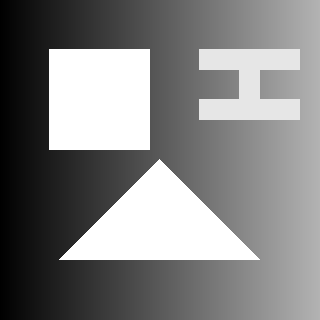
%> input picture Exercise4/images/figures1.png, 320 x 320 px
$ octave sh04ex02.m   (GNU Octave 9; MATLAB toolbox functions it lacks are replaced by stand-ins)
%> lines starting %> are read from the running program, lines starting %| are printed output that depends on the picture; in (x1, y1, x2, y2) boxes, pixels count from 0 and x2, y2 are one past the last pixel; in counts of white or black regions, pixels touching at a corner belong together; the program's own positions count from 1
%% Group 2: Dominik Authaler, Jonas Otto
close all;
clc;
clear;

%% Calculation
% Reading the image in
img = im2double(imread('../images/figures1.png'));
%> img: size 320x320 double; min 0, max 1, mean 0.51
%img = im2double(imread('../images/figures1_noisy.png'));

[height, width] = size(img);
%> height = 320; width = 320

%Sobel operators
sobelX = [1, 0, -1; 2, 0, -2; 1, 0, -1];
sobelY = [1, 2, 1; 0, 0, 0; -1, -2, -1];

I_x = imfilter(img, sobelX, 'replicate', 'conv');
I_y = imfilter(img, sobelY, 'replicate', 'conv');
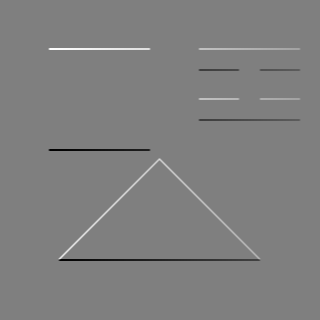
%> I_y: size 320x320 double; min -3.56, max 3.56, mean -2.22e-18; drawn with min black and max white

magnitude = sqrt(I_x .^2 + I_y .^2);

%Gaussian filter
sigma = 3;
h = 2 * ceil(2*sigma) + 1;

G = fspecial('gaussian', h, sigma);
S11 = imfilter(I_x .* I_x, G, 'replicate', 'conv');
S12 = imfilter(I_x .* I_y, G, 'replicate', 'conv');
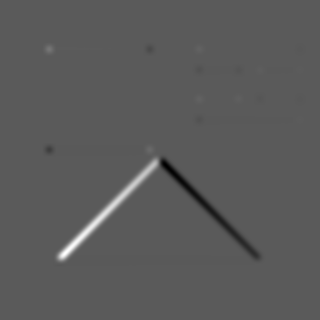
%> S12: size 320x320 double; min -0.788, max 1.44, mean 0.00553; drawn with min black and max white
S22 = imfilter(I_y .* I_y, G, 'replicate', 'conv');

% images used to present the results
binHom = zeros(height, width, 1);
binEdge = zeros(height, width, 1);
binCorner = zeros(height, width, 1);
output = zeros(height, width, 3);
colorHom = double([135, 206, 235])./255;
colorEdge = double([0, 255, 0])./255;
colorCorner = double([255, 0, 0])./255;

eigThreshold = 0.1;

sEigenValues = zeros(height, width, 2); % 2 eigenvalues at every location
sFirstEigenVectors = zeros(height, width, 2); % one eigenvector with 2 components at every location

%TODO find a solution without these for-loops
for y = 1:height
    for x = 1:width
        S = [S11(y, x), S12(y, x); S12(y, x), S22(y, x)];
        [V, D] = eig(S);

        [eig_values, perm] = sort(diag(D), 'descend'); % Sorted eigenvalues, permutation vector of indices
        eig_vectors = V(:, perm);                      % Sorted eigenvectors

        sEigenValues(y, x, :) = eig_values;
        %Classify pixel
        if eig_values(1) < eigThreshold && eig_values(2) < eigThreshold
            binHom(y, x) = 1;
            output(y, x,:) = colorHom;
        else
            sFirstEigenVectors(y, x, :) = eig_vectors(:, 1);

            if eig_values(2) > eigThreshold
                binCorner(y, x) = 1;
                output(y, x,:) = colorCorner;
            else
                binEdge(y, x) = 1;
                output(y,x,:) = colorEdge;
            end
        end
    end
end
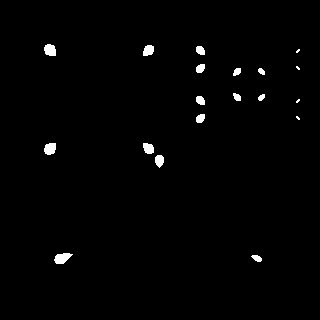
%> binCorner: size 320x320 double; values 0 (black) and 1 (white), 1.2% white; 19 white regions (4 under 20 px), largest, box (x1, y1, x2, y2) and area: (54, 253, 73, 264) 140, (44, 44, 56, 56) 119, (44, 143, 56, 155) 119
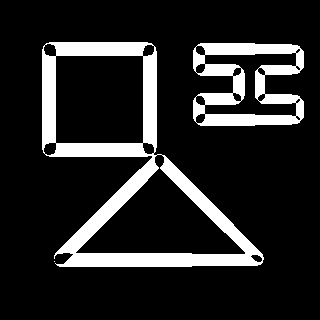
%> binEdge: size 320x320 double; values 0 (black) and 1 (white), 15.4% white; 3 white regions (1 under 20 px), largest, box (x1, y1, x2, y2) and area: (42, 42, 264, 267) 11107, (193, 43, 304, 126) 4670
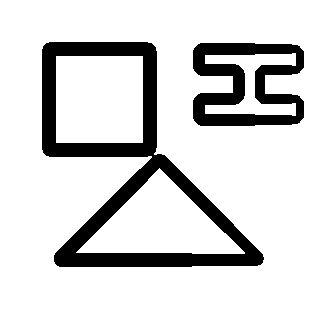
%> binHom: size 320x320 double; values 0 (black) and 1 (white), 83.4% white; 2 black regions, box (x1, y1, x2, y2) and area: (42, 42, 264, 267) 11823, (193, 43, 304, 126) 5140
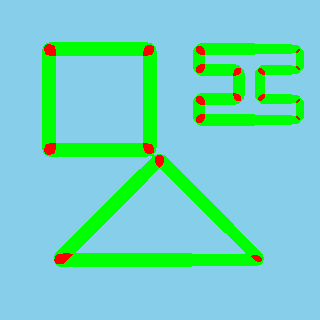
%> output: size 320x320x3 double; mean R, G, B 0.453, 0.828, 0.769

%% Visualization
rows = 3;
cols = 3;

subplot(rows, cols, 1);
imshow(img);
title("image");

subplot(rows, cols, 2);
imshow(magnitude);
title("magnitude");

subplot(rows, cols, 3);
imshow(output);
title("detected structures");

subplot(rows, cols, 4);
imshow(binHom);
title("homogenous");

subplot(rows, cols, 5);
imshow(binEdge);
title("edges");

subplot(rows, cols, 6);
imshow(binCorner);
title("corners");

roiX = 190:210;
roiY = 40:60;

subplot(rows, cols, 7);
imshow(img(roiY, roiX),[]);
hold on;
quiver(sFirstEigenVectors(roiY, roiX, 1),sFirstEigenVectors(roiY, roiX, 2));
title("first eigen vector");

subplot(rows, cols, 8);
imshow(sEigenValues(:, :, 1), []);
title("first eigen value");
subplot(rows, cols, 9);
imshow(sEigenValues(:, :, 2), []);
title("second eigen value");
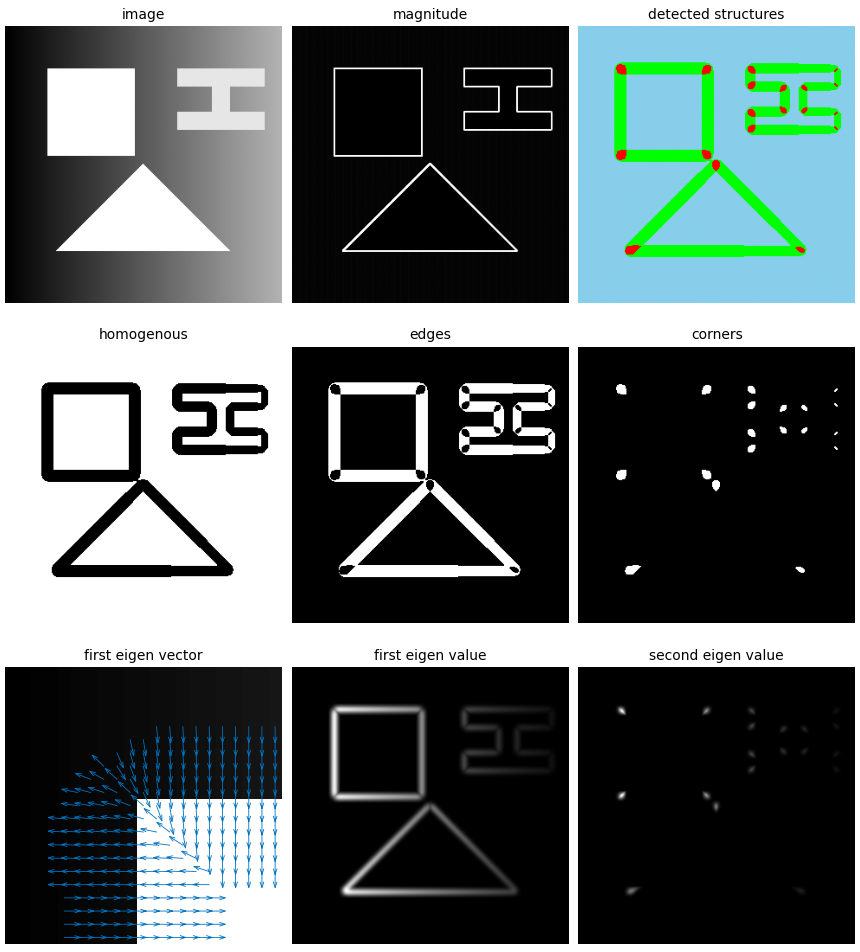
%> figure redrawn from the program's plot data, 9 panels
saveas(gcf,'../images/ex02.eps','epsc')
